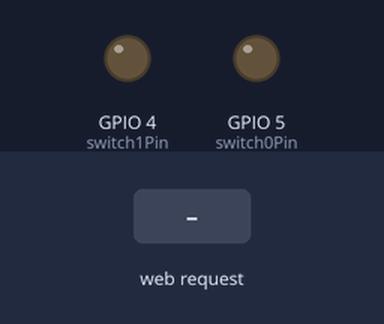
Recording of a program running on a simulated ESP8266 (NodeMCU). Shown: output pins drawn as LEDs (lit = HIGH). The inputs (shaded band) are chosen by the test bench. WiFi joins after 1.5 s; servers stay silent unless stated; what the program prints to the serial monitor is not drawn.

Above: at 2.7 s.
2.8 s: HTTP request GET /switch/0 received
At 3.9 s:
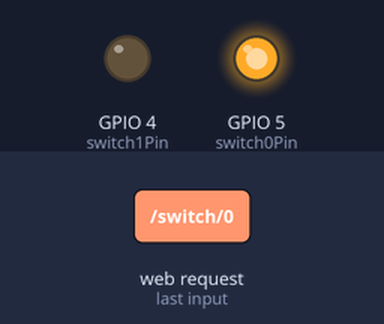
4.3 s: HTTP request GET /switch/1 received
At 5.1 s:
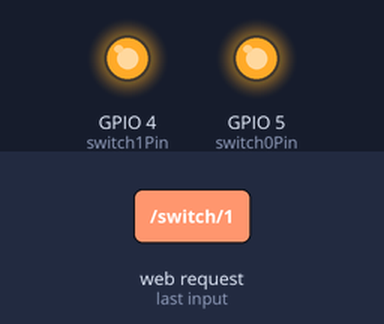
5.8 s: HTTP request GET /switch/0 received
At 6.2 s:
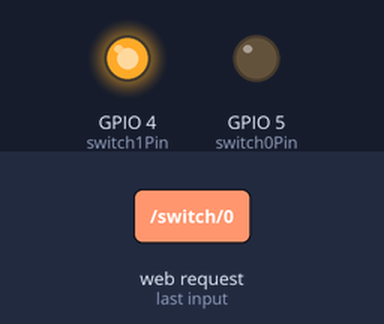
Timing chart, 0 to 8.8 s (numbered marks = the images above; inputs shaded):
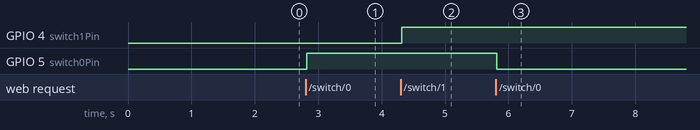

The program:

main.cpp
```cpp
#include <ESP8266WiFi.h>

// Replace with your network credentials
const char* ssid     = "YOUR WIFI SSID";
const char* password = "YOUR WIFI PASSWORD";

// Set web server port number to 80
WiFiServer server(80);

// Variable to store the HTTP request
String header;

// Varaible to store switch pin
const int switch0Pin = 5;
const int switch1Pin = 4;

// Variable to store pin value (HIGH/LOW) = (true/false)
bool switch0On = false;
bool switch1On = false;

// Current time
unsigned long currentTime = millis();
// Previous time
unsigned long previousTime = 0;
// Define timeout time in milliseconds (example: 2000ms = 2s)
const long timeoutTime = 2000;

void setup() {
  // Begin serial communication
  Serial.begin(9600);
  // Initialize the output variables as outputs
  pinMode(switch0Pin, OUTPUT);
  pinMode(switch1Pin, OUTPUT);

  // Set switchPin to LOW
  digitalWrite(switch0Pin, LOW);
  digitalWrite(switch1Pin, LOW);

  // Connect to Wi-Fi network with SSID and password
  Serial.print("Connecting to ");
  Serial.println(ssid);
  WiFi.begin(ssid, password);
  while (WiFi.status() != WL_CONNECTED) {
    delay(500);
    Serial.print(".");
  }
  // Print local IP address and start web server
  Serial.println("");
  Serial.println("WiFi connected.");
  Serial.println("IP address: ");
  Serial.println(WiFi.localIP());
  server.begin();
}

void loop() {
  WiFiClient client = server.available();   // Listen for incoming clients

  if (client) {                             // If a new client connects,
    Serial.println("New Client.");          // print a message out in the serial port
    String currentLine = "";                // make a String to hold incoming data from the client
    currentTime = millis();
    previousTime = currentTime;
    while (client.connected() && currentTime - previousTime <= timeoutTime) { // loop while the client's connected
      currentTime = millis();
      if (client.available()) {             // if there's bytes to read from the client,
        char c = client.read();             // read a byte, then
        Serial.write(c);                    // print it out the serial monitor
        header += c;
        if (c == '\n') {                    // if the byte is a newline character
          // if the current line is blank, you got two newline characters in a row.
          // that's the end of the client HTTP request, so send a response:
          if (currentLine.length() == 0) {
            // HTTP headers always start with a response code (e.g. HTTP/1.1 200 OK)
            // and a content-type so the client knows what's coming, then a blank line:
            client.println("HTTP/1.1 200 OK");
            client.println("Content-type:text/html");
            client.println("Connection: close");
            client.println();

            // turns the GPIOs on and off
            if (header.indexOf("GET /switch/0") >= 0) {
              Serial.println("Switching switch 0");
              if (switch0On) {
                digitalWrite(switch0Pin, LOW);
                switch0On = false;
              } else {
                digitalWrite(switch0Pin, HIGH);
                switch0On = true;
              }
            }

            // turns the GPIOs on and off
            if (header.indexOf("GET /switch/1") >= 0) {
              Serial.println("Switching switch 1");
              if (switch1On) {
                digitalWrite(switch1Pin, LOW);
                switch1On = false;
              } else {
                digitalWrite(switch1Pin, HIGH);
                switch1On = true;
              }
            }

            // The HTTP response ends with another blank line
            client.println();
            // Break out of the while loop
            break;
          } else { // if you got a newline, then clear currentLine
            currentLine = "";
          }
        } else if (c != '\r') {  // if you got anything else but a carriage return character,
          currentLine += c;      // add it to the end of the currentLine
        }
      }
    }
    // Clear the header variable
    header = "";
    // Close the connection
    client.stop();
    Serial.println("Client disconnected.");
    Serial.println("");
  }
}
```

Measured:
- after the input at 2.8 s, GPIO 5 (switch0Pin): LOW → HIGH at once
- after the input at 4.3 s, GPIO 4 (switch1Pin): LOW → HIGH at once
- after the input at 5.8 s, GPIO 5 (switch0Pin): HIGH → LOW at once
